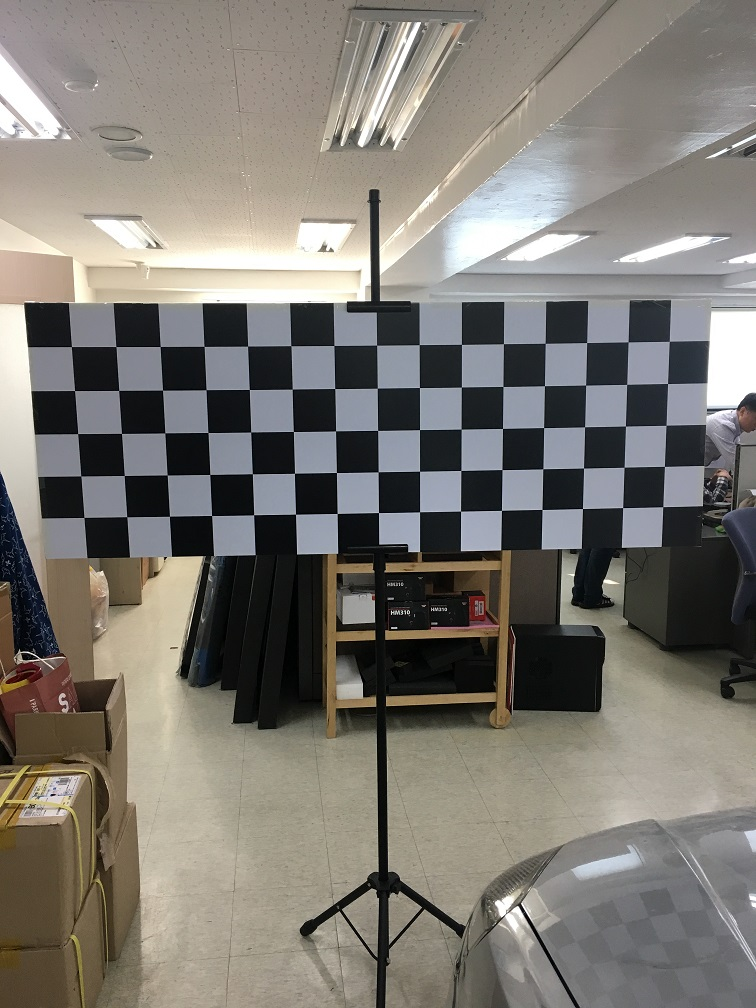
#> input picture iphone3.jpeg, 756 x 1008 px
$ python iphone6s_calibration.py   (older library calls are emulated)
#> lines starting #> are read from the running program, lines starting #| are printed output that depends on the picture; after the words box and inside, x2 and y2 are one past the last pixel; in counts of white or black regions, pixels touching at a corner belong together; long printed decimals are rounded
'''
import cv2
import numpy as np

if __name__ == '__main__':
    # Read source image.
    im_src = cv2.imread('book2.jpg')
    # Four corners of the book in source image
    pts_src = np.array([[141, 131], [480, 159], [493, 630], [64, 601]])

    # Read destination image.
    im_dst = cv2.imread('book1.jpg')
    # Four corners of the book in destination image.
    pts_dst = np.array([[318, 256], [534, 372], [316, 670], [73, 473]])

    # Calculate Homography
    h, status = cv2.findHomography(pts_src, pts_dst)

    # Warp source image to destination based on homography
    im_out = cv2.warpPerspective(im_src, h, (im_dst.shape[1], im_dst.shape[0]))

    # Display images
    cv2.imshow("Source Image", im_src)
    cv2.imshow("Destination Image", im_dst)
    cv2.imshow("Warped Source Image", im_out)

    cv2.waitKey(0)

'''


'''
#마커와의 위치를 알기위한 이미지가 하나 필요하므로 과제와는 약간 다른주제임...ㅠㅠ 뭘찾아야하는거지
import numpy as np
import cv2

def find_marker(image):
	# convert the image to grayscale, blur it, and detect edges
	gray = cv2.cvtColor(image, cv2.COLOR_BGR2GRAY)
	gray = cv2.GaussianBlur(gray, (5, 5), 0)
	edged = cv2.Canny(gray, 35, 125)

	# find the contours in the edged image and keep the largest one;
	# we'll assume that this is our piece of paper in the image
	(_, cnts, _) = cv2.findContours(edged.copy(), cv2.RETR_LIST, cv2.CHAIN_APPROX_SIMPLE)
	c = max(cnts, key = cv2.contourArea)

	# compute the bounding box of the of the paper region and return it
	print(cv2.minAreaRect(c))
	return cv2.minAreaRect(c)

def distance_to_camera(knownWidth, focalLength, perWidth):
	# compute and return the distance from the maker to the camera
	return (knownWidth * focalLength) / perWidth

# initialize the known distance from the camera to the object, which
# in this case is 24 inches
KNOWN_DISTANCE = 24.0 * 2.54

# initialize the known object width, which in this case, the piece of
# paper is 12 cm wide
KNOWN_WIDTH = 11.0 * 2.54

# initialize the list of images that we'll be using
IMAGE_PATHS = ["bg.jpg"]
# load the first image that contains an object that is KNOWN TO BE 2 feet
# from our camera, then find the paper marker in the image, and initialize
# the focal length
image = cv2.imread(IMAGE_PATHS[0])
marker = find_marker(image)
focalLength = (marker[1][0] * KNOWN_DISTANCE) / KNOWN_WIDTH

# loop over the images
for imagePath in IMAGE_PATHS:
	# load the image, find the marker in the image, then compute the
	# distance to the marker from the camera
	image = cv2.imread(imagePath)
	marker = find_marker(image)
	cm = distance_to_camera(KNOWN_WIDTH, focalLength, marker[1][0])

	# draw a bounding box around the image and display it
	box = np.int0(cv2.boxPoints(marker))
	cv2.drawContours(image, [box], -1, (0, 255, 0), 2)
	cv2.putText(image, "%.2fcm" % (cm / 12),
		(image.shape[1] - 240, image.shape[0] - 20), cv2.FONT_HERSHEY_SIMPLEX,
		2.0, (0, 255, 0), 3)
	cv2.imshow("image", image)
	cv2.waitKey(0)

'''

import numpy as np
import cv2
import matplotlib.pyplot as plt
import matplotlib.image as mpimg
import glob
import pickle

def calibrateAndSave(nx, ny, imagesPath=None):
    objpoints = []
    imgpoints = []
    dist_pickle = {}


    images = glob.glob(imagesPath)#'./calibration_wide/GOPR00*.jpg'
    tempImage = mpimg.imread(images[0])

    objp = np.zeros((ny*nx,3), np.float32)
    objp[:,:2] = np.mgrid[0:nx,0:ny].T.reshape(-1,2)

    for fname in images:
        img = mpimg.imread(fname)
        gray = cv2.cvtColor(img, cv2.COLOR_BGR2GRAY)
        ret, gray = cv2.threshold(gray, 127, 255, cv2.THRESH_BINARY)
        #cv2.imshow('gray',gray)
        #cv2.waitKey(0)
        ret, corners = cv2.findChessboardCorners(gray, (nx,ny), None)

        ###임시적으로 코너그린거보려고 넣은거임#######################
        '''print(ret)
        temp = cv2.drawChessboardCorners(img, (nx,ny), corners, ret)
        cv2.imshow('img',temp)'''
        ###

        if ret == True:
            imgpoints.append(corners)
            objpoints.append(objp)

    if len(imgpoints) == 0:
        print('corners 발견하지 못함')
        return

    with open('calib.p', 'wb') as f:
        dist_pickle['objpoints'] = objpoints
        dist_pickle['imgpoints'] = imgpoints
        pickle.dump(dist_pickle, f)
        f.close()


    gray = cv2.cvtColor(tempImage, cv2.COLOR_BGR2GRAY)
    ret, mtx, dist, rvecs, tvecs = cv2.calibrateCamera(objpoints, imgpoints, gray.shape[::-1], None, None)

    print('tvecs : ', tvecs)

    with open('calib.p', 'wb') as f:
        dist_pickle['mtx'] = mtx
        dist_pickle['dist'] = dist
        pickle.dump(dist_pickle, f)
        f.close()

    return mtx, dist

#testing
def corners_unwarp(img, mtx, dist, distorted=False, corners=None, nx=None, ny=None):
    if distorted:
        img = cv2.undistort(img, mtx, dist, None, mtx)

    gray = cv2.cvtColor(img, cv2.COLOR_BGR2GRAY)

    Xoffset = 100.0  # offset for dst points
    Yoffset = 300.0
    offset = 000

    #img_size[0] : 가로
    #img_size[1] : 세로
    img_size = (gray.shape[1], gray.shape[0])

    src = np.float32([[corners[0][0][0] - Xoffset, corners[0][0][1] - Yoffset],
                      [corners[nx - 1][0][0] + Xoffset, corners[nx - 1][0][1] - Yoffset],
                      [corners[-1][0][0] + Xoffset, corners[-1][0][1] + Yoffset],
                      [corners[-nx][0][0] - Xoffset, corners[-nx][0][1] + Yoffset]])

    #src = np.float32([corners[0], corners[1], corners[-1], corners[2]])

    dst = np.float32([[offset, offset], [img_size[0]-offset, offset],
                                 [img_size[0]-offset, img_size[1]-offset],
                                 [offset, img_size[1]-offset]])


    #src = np.float32([[0,0],[img_size[0],0],[img_size[0],img_size[1]],[0,img_size[1]])
    #dst = np.float32([])
    M = cv2.getPerspectiveTransform(src, dst)

    warped = cv2.warpPerspective(undist, M, img_size)

    return warped, M


#현재 이거
def corners_unwarp2(img, nx, ny, mtx, dist, points=None):
    undist = cv2.undistort(img, mtx, dist, None, mtx)
    gray = cv2.cvtColor(img, cv2.COLOR_BGR2GRAY)
    ret, corners = cv2.findChessboardCorners(gray, (nx, ny), None)
    #print(corners.shape,"dsadsf")
    M = 0
    warped = 0

    cv2.imshow('undist',img)

    print(ret)
    if ret == True:
        # If we found corners, draw them! (just for fun)
        #####cv2.drawChessboardCorners(undist, (nx, ny), corners, ret)
        # Choose offset from image corners to plot detected corners
        # This should be chosen to present the result at the proper aspect ratio
        # My choice of 100 pixels is not exacWt, but close enough for our purpose here
        Xoffset = 100#200.0 # offset for dst points
        Yoffset = 100#300.0
        offset = 0
        # Grab the image shape
        img_size = (gray.shape[1], gray.shape[0])
        print(corners[0][0][0])
        # For source points I'm grabbing the outer four detected corners
        #src = np.float32([corners[0], corners[nx-1], corners[-1], corners[-nx]])
        src = np.float32([ [corners[0][0][0]-Xoffset,corners[0][0][1]-Yoffset], [corners[nx-1][0][0]+Xoffset, corners[nx-1][0][1]-Yoffset], [corners[-1][0][0]+Xoffset, corners[-1][0][1]+Yoffset], [corners[-nx][0][0]-Xoffset, corners[-nx][0][1]+Yoffset] ])
        # For destination points, I'm arbitrarily choosing some points to be
        # a nice fit for displaying our warped result
        # again, not exact, but close enough for our purposes
        dst = np.float32([[offset, offset], [img_size[0]-offset, offset],
                                     [img_size[0]-offset, img_size[1]-offset],
                                     [offset, img_size[1]-offset]])
        # Given src and dst points, calculate the perspective transform matrix
        M = cv2.getPerspectiveTransform(src, dst)
        # Warp the image using OpenCV warpPerspective()
        warped = cv2.warpPerspective(undist, M, img_size)

    # Return the resulting image and matrix
    return warped, M


if __name__=="__main__":

    distImage = cv2.imread('./iphone3.jpeg')
#> distImage is the input picture: shape (1008, 756, 3); mean B, G, R 114.6, 121.2, 125
    mtx, dist = calibrateAndSave(nx=14, ny=4, imagesPath='./iphone3.jpeg')
#> in calibrateAndSave, `gray = cv2.cvtColor(img, cv2.COLOR_BGR2GRAY)`:
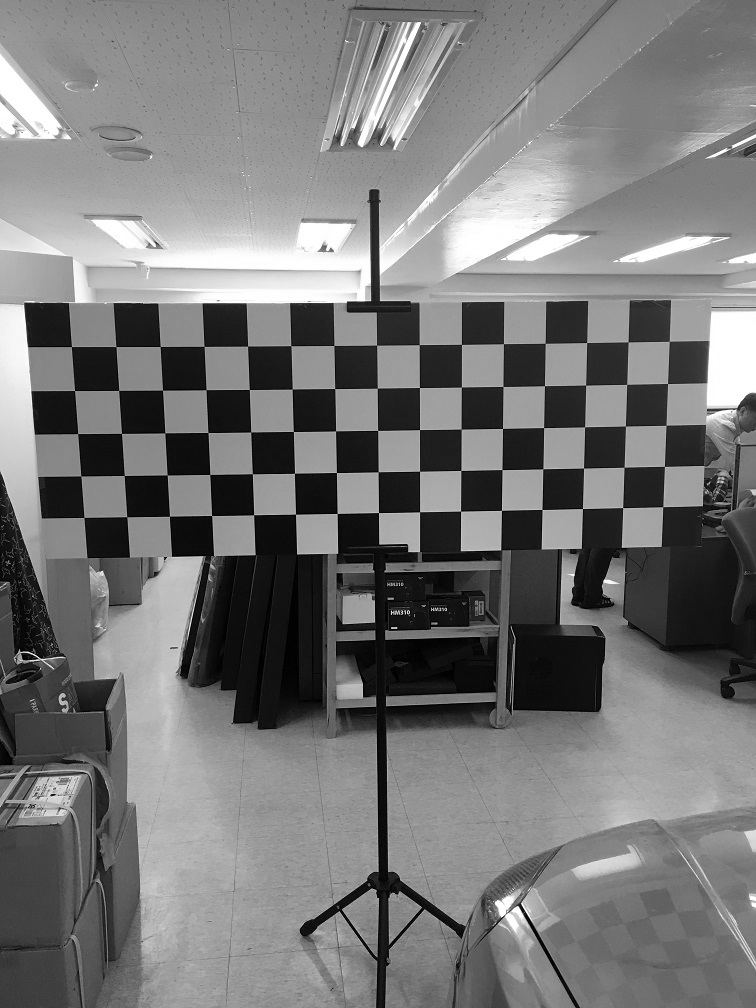
#> gray: shape (1008, 756); min 0, max 255, mean 119.6
#> in calibrateAndSave, `ret, gray = cv2.threshold(gray, 127, 255, cv2.THRESH_BINARY)`:
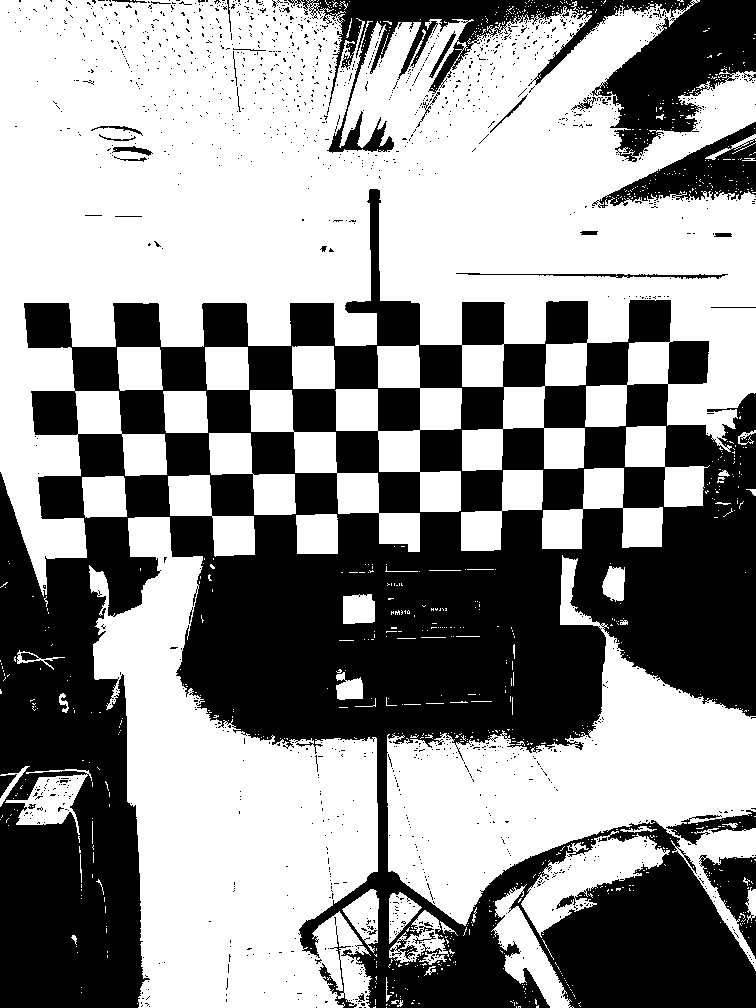
#> gray: shape (1008, 756); 57.4% white; 1431 black regions (1394 under 20 px), largest, box (x1, y1, x2, y2) and area: (0, 189, 756, 1008) 284403, (288, 0, 756, 162) 24435, (592, 122, 756, 208) 5407
#> in calibrateAndSave, `ret, corners = cv2.findChessboardCorners(gray, (nx,ny), None)`: ret = True; corners = 56 rows, first 8: [71.28, 346.7], [116, 346.5], [159.9, 346.5], [204.3, 346.5], [247.5, 346], [290.7, 345.3], [334, 345.5], [376.5, 344.9]
#> in calibrateAndSave, `ret, mtx, dist, rvecs, tvecs = cv2.calibrateCamera(objpoints, imgpoint..`: ret = 0.272; mtx = [[656.6, 0, 403.4], [0, 668.1, 384.4], [0, 0, 1]]; dist = [[-0.0541, 0.447, -0.00777, -0.00648, -0.891]]; rvecs = ([0.11, -0.025, -0.0108],); tvecs = ([-7.63, -0.823, 15.26],)
#| tvecs :  (array([[-7.630],
#|        [-0.8233],
#|        [15.258]]),)
#> mtx = [[656.6, 0, 403.4], [0, 668.1, 384.4], [0, 0, 1]]; dist = [[-0.0541, 0.447, -0.00777, -0.00648, -0.891]]
    #distImage = cv2.imread('./calibration_wide/GOPR004.jpg')
    #mtx, dist = calibrateAndSave(nx=8, ny=6, imagesPath='./calibration_wide/GOPR0034.jpg')

    #mtx, dist를 이용해 왜곡을 수정한 이미지를 구함
    undistorted = cv2.undistort(distImage, mtx, dist, None, mtx)
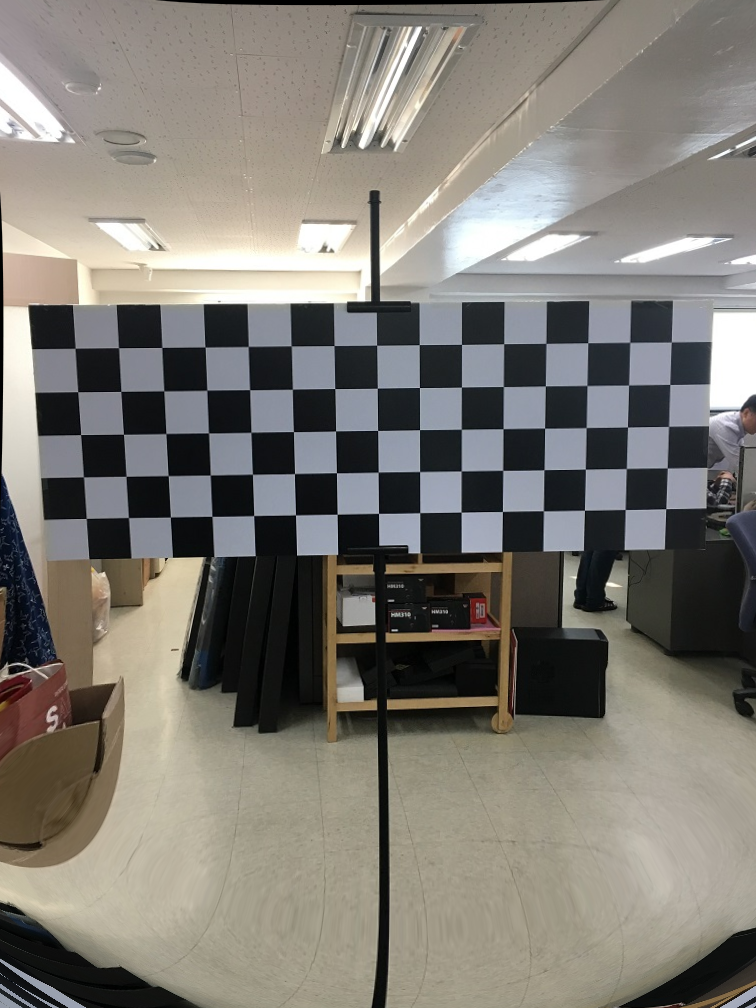
#> undistorted: shape (1008, 756, 3); mean B, G, R 116, 123.1, 126.8
    cv2.imshow('undistort', undistorted)


    topdownView, M = corners_unwarp2(distImage, nx=14, ny=4, mtx=mtx, dist=dist, points=None)
#> in corners_unwarp2, `ret, corners = cv2.findChessboardCorners(gray, (nx, ny), None)`: ret = True; corners = 56 rows, first 8: [116, 346.6], [160, 346.6], [204.1, 346.4], [247.6, 346], [290.9, 345.8], [334, 345.4], [371, 349], [423, 350]
#| True
#| 115.973
#> in corners_unwarp2, `src = np.float32([ [corners[0][0][0]-Xoffset,corners[0][0][1]-Yoffset]..`: src = [[15.97, 246.6], [769.3, 241.2], [764.4, 566.3], [24.08, 575.6]]
#> in corners_unwarp2, `M = cv2.getPerspectiveTransform(src, dst)`: M = [[0.978, -0.0241, -9.68], [0.0211, 2.97, -732.8], [-1.66e-05, -5.19e-05, 1]]
#> in corners_unwarp2, `warped = cv2.warpPerspective(undist, M, img_size)`:
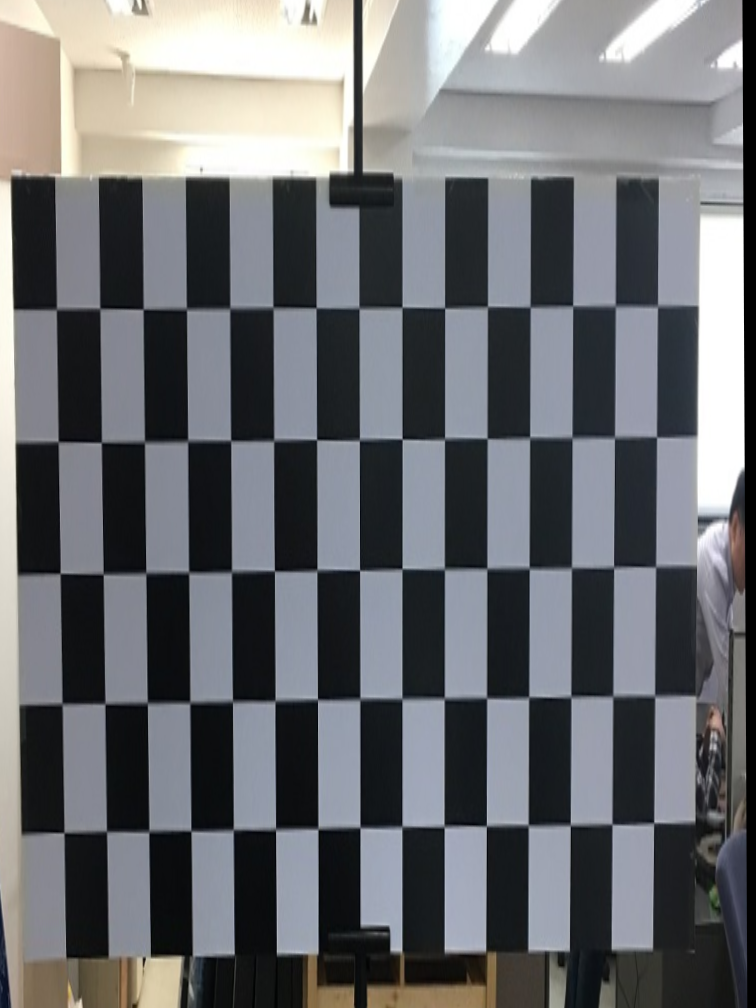
#> warped: shape (1008, 756, 3); mean B, G, R 112.8, 109.5, 107.9
    #topdownView, M = corners_unwarp2(distImage, nx=8, ny=6, mtx=mtx, dist=dist, points=None)
    cv2.imshow('asdf', topdownView)


    cv2.waitKey(0)
    cv2.destroyAllWindows()

$ run again, with iphone2.jpeg copied over iphone3.jpeg
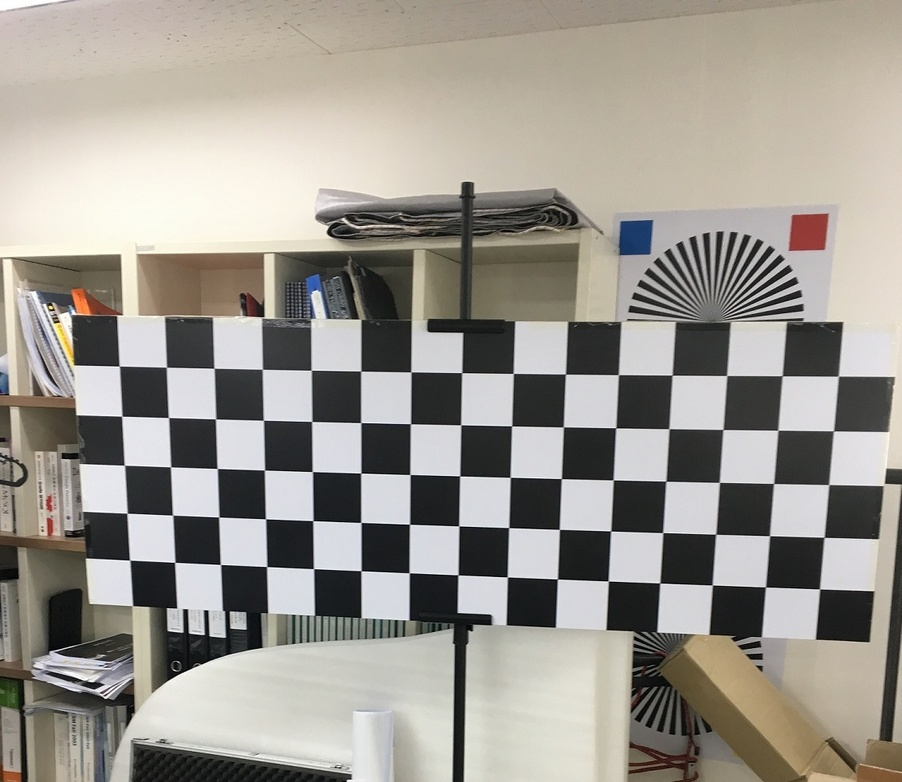
#> input picture iphone2.jpeg, 902 x 782 px, shrunk from 1132 x 981 before the run
#> distImage is the input picture: shape (782, 902, 3); mean B, G, R 144.1, 151.7, 155.9
#> in calibrateAndSave, `ret, gray = cv2.threshold(gray, 127, 255, cv2.THRESH_BINARY)`:
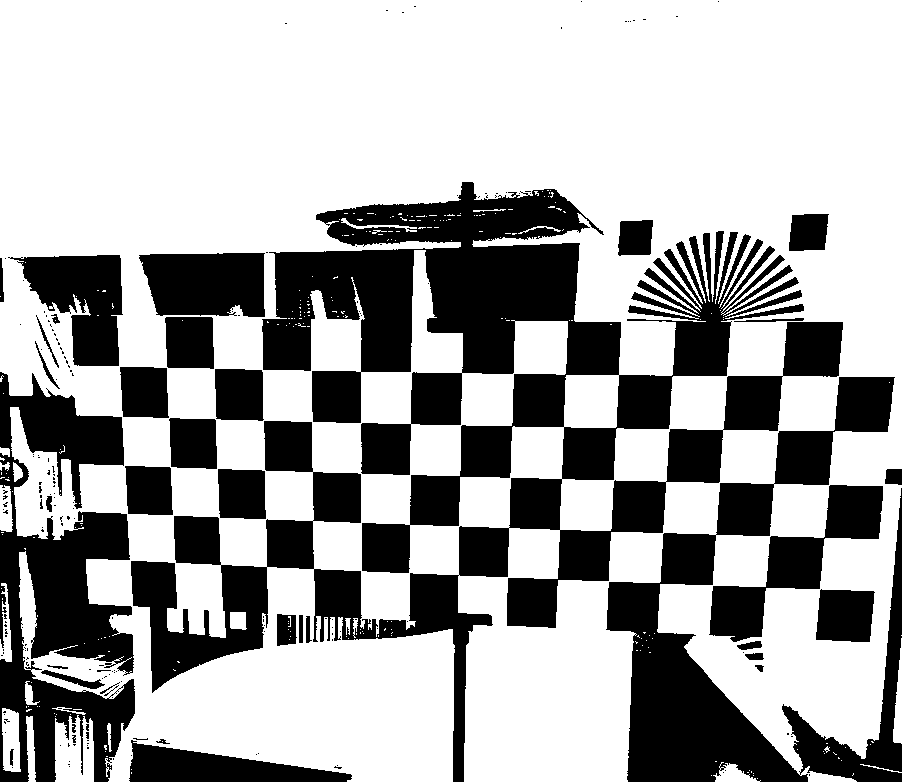
#> gray: shape (782, 902); 66.5% white; 195 black regions (159 under 20 px), largest, box (x1, y1, x2, y2) and area: (131, 182, 843, 782) 121192, (606, 377, 902, 782) 36121, (0, 372, 135, 782) 29153
#> in calibrateAndSave, `ret, corners = cv2.findChessboardCorners(gray, (nx,ny), None)`: ret = True; corners = 56 rows, first 8: [168.8, 417.8], [215.2, 419.1], [263.5, 420.3], [312, 421.5], [360.8, 422.8], [410.5, 423.5], [460.8, 424.8], [511.7, 425.6]
#> in calibrateAndSave, `ret, mtx, dist, rvecs, tvecs = cv2.calibrateCamera(objpoints, imgpoint..`: ret = 0.51; mtx = [[210.1, 0, 393.8], [0, 223.1, 286.8], [0, 0, 1]]; dist = [[-0.00143, 0.000454, -0.00211, -0.000203, -3.29e-05]]; rvecs = ([0.0396, 0.0292, 0.00279],); tvecs = ([-4.67, 2.57, 4.34],)
#| tvecs :  (array([[-4.667],
#|        [ 2.571],
#|        [ 4.340]]),)
#> `mtx, dist = calibrateAndSave(nx=14, ny=4, imagesPath='./iphone3.jpeg')`: mtx = [[210.1, 0, 393.8], [0, 223.1, 286.8], [0, 0, 1]]
#> in corners_unwarp2, `ret, corners = cv2.findChessboardCorners(gray, (nx, ny), None)`: ret = True; corners = 56 rows, first 8: [168.5, 417.5], [215.5, 419], [263.4, 420.2], [311.7, 421.4], [360.7, 422.6], [410.5, 423.9], [460.7, 424.8], [511.7, 425.9]
#| True
#| 168.5166
#> src = [[68.52, 317.5], [933.5, 331], [919.7, 688.9], [78, 660]]
#> in corners_unwarp2, `M = cv2.getPerspectiveTransform(src, dst)`: M = [[1.07, -0.0296, -63.93], [-0.034, 2.18, -689.5], [5.49e-05, -7.65e-05, 1]]
#> in corners_unwarp2, `warped = cv2.warpPerspective(undist, M, img_size)`:
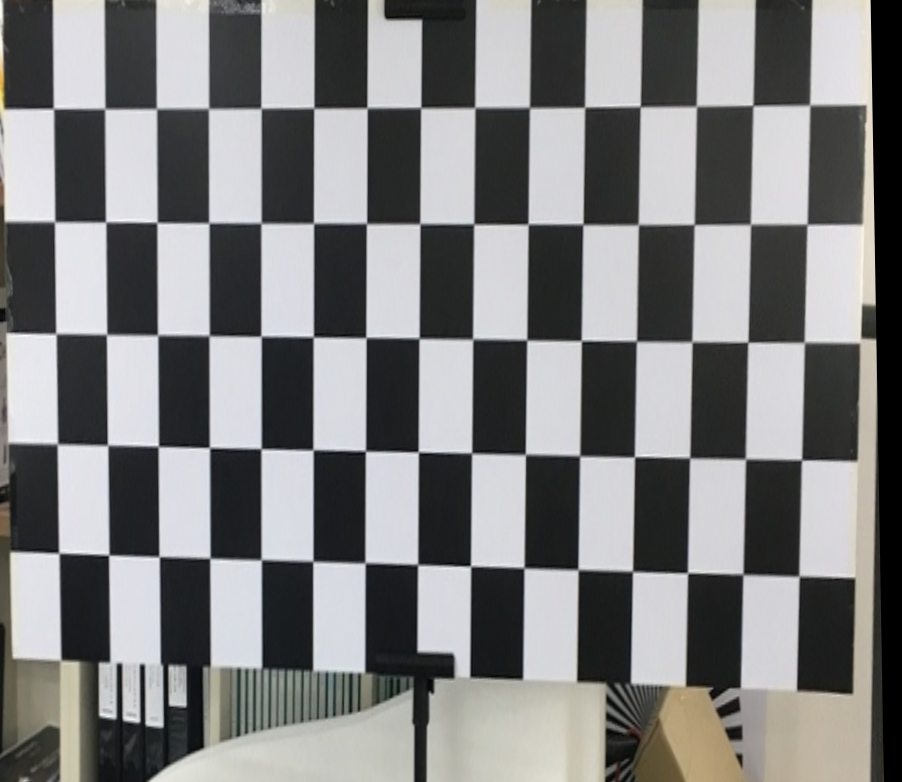
#> warped: shape (782, 902, 3); mean B, G, R 127.8, 127.6, 127.4
